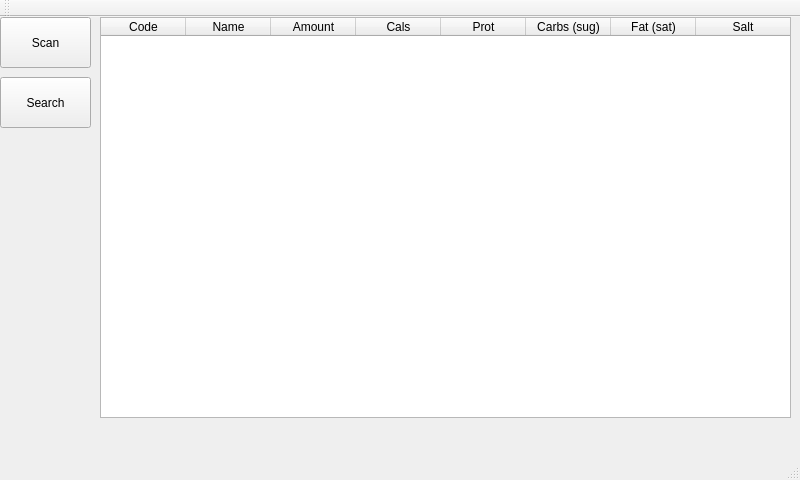
<?xml version="1.0" encoding="UTF-8"?>
<ui version="4.0">
 <class>MainWindow</class>
 <widget class="QMainWindow" name="MainWindow">
  <property name="geometry">
   <rect>
    <x>0</x>
    <y>0</y>
    <width>800</width>
    <height>480</height>
   </rect>
  </property>
  <property name="minimumSize">
   <size>
    <width>800</width>
    <height>480</height>
   </size>
  </property>
  <property name="windowTitle">
   <string>Food tracker</string>
  </property>
  <widget class="QWidget" name="centralWidget">
   <widget class="QPushButton" name="btn_scan">
    <property name="geometry">
     <rect>
      <x>0</x>
      <y>0</y>
      <width>91</width>
      <height>51</height>
     </rect>
    </property>
    <property name="text">
     <string>Scan</string>
    </property>
   </widget>
   <widget class="QTableWidget" name="table_eaten_today">
    <property name="geometry">
     <rect>
      <x>100</x>
      <y>0</y>
      <width>691</width>
      <height>401</height>
     </rect>
    </property>
    <attribute name="horizontalHeaderDefaultSectionSize">
     <number>85</number>
    </attribute>
    <attribute name="horizontalHeaderStretchLastSection">
     <bool>true</bool>
    </attribute>
    <column>
     <property name="text">
      <string>Code</string>
     </property>
    </column>
    <column>
     <property name="text">
      <string>Name</string>
     </property>
    </column>
    <column>
     <property name="text">
      <string>Amount</string>
     </property>
    </column>
    <column>
     <property name="text">
      <string>Cals</string>
     </property>
    </column>
    <column>
     <property name="text">
      <string>Prot</string>
     </property>
    </column>
    <column>
     <property name="text">
      <string>Carbs (sug)</string>
     </property>
    </column>
    <column>
     <property name="text">
      <string>Fat (sat)</string>
     </property>
    </column>
    <column>
     <property name="text">
      <string>Salt</string>
     </property>
    </column>
   </widget>
   <widget class="QPushButton" name="btn_search">
    <property name="geometry">
     <rect>
      <x>0</x>
      <y>60</y>
      <width>91</width>
      <height>51</height>
     </rect>
    </property>
    <property name="text">
     <string>Search</string>
    </property>
   </widget>
  </widget>
  <widget class="QMenuBar" name="menuBar">
   <property name="geometry">
    <rect>
     <x>0</x>
     <y>0</y>
     <width>800</width>
     <height>42</height>
    </rect>
   </property>
  </widget>
  <widget class="QToolBar" name="mainToolBar">
   <attribute name="toolBarArea">
    <enum>TopToolBarArea</enum>
   </attribute>
   <attribute name="toolBarBreak">
    <bool>false</bool>
   </attribute>
  </widget>
  <widget class="QStatusBar" name="statusBar"/>
 </widget>
 <layoutdefault spacing="6" margin="11"/>
 <resources/>
 <connections/>
</ui>
